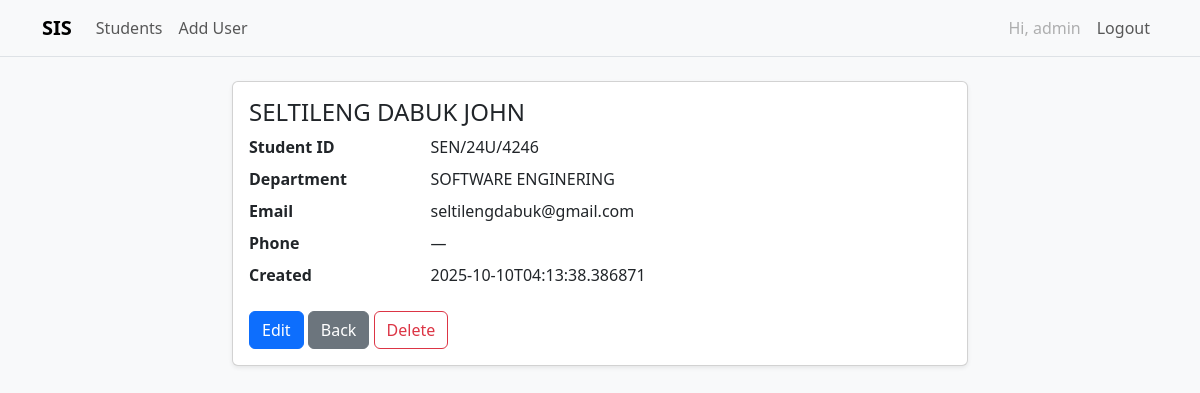
/students/1 (signed in), run on the app's committed database.
### tables this page shows
CREATE TABLE students (
            id INTEGER PRIMARY KEY AUTOINCREMENT,
            student_id TEXT UNIQUE NOT NULL,
            name TEXT NOT NULL,
            department TEXT NOT NULL,
            email TEXT UNIQUE,
            phone TEXT,
            created_at TEXT NOT NULL
        );

### app.py (the view)
@app.route("/students/<int:id>")
@login_required
def view_student(id: int):
    db = get_db()
    row = db.execute("SELECT * FROM students WHERE id = ?", (id,)).fetchone()
    if not row: abort(404)
    return render_template("students/view.html", s=row)

### app.py (called while the page is built)
def get_db():
    if "db" not in g:
        g.db = sqlite3.connect(app.config["DATABASE"])
        g.db.row_factory = sqlite3.Row
    return g.db

def login_required(view):
    @wraps(view)
    def wrapped(*args, **kwargs):
        if "user_id" not in session:
            return redirect(url_for("login", next=request.path))
        return view(*args, **kwargs)
    return wrapped

def get_csrf_token():
    token = session.get("_csrf_token")
    if not token:
        import secrets
        token = secrets.token_hex(16)
        session["_csrf_token"] = token
    return token

### templates/students/view.html (shortened to what this page needs)
{% extends "base.html" %}
{% block content %}
<div class="row justify-content-center">
  <div class="col-md-8">
    <div class="card shadow-sm">
      <div class="card-body">
        <h1 class="h4">{{ s.name }}</h1>
        <dl class="row">
          <dt class="col-sm-3">Student ID</dt><dd class="col-sm-9">{{ s.student_id }}</dd>
          <dt class="col-sm-3">Department</dt><dd class="col-sm-9">{{ s.department }}</dd>
          <dt class="col-sm-3">Email</dt><dd class="col-sm-9">{{ s.email or '—' }}</dd>
          <dt class="col-sm-3">Phone</dt><dd class="col-sm-9">{{ s.phone or '—' }}</dd>
          <dt class="col-sm-3">Created</dt><dd class="col-sm-9">{{ s.created_at }}</dd>
        </dl>
        <a href="{{ url_for('edit_student', id=s.id) }}" class="btn btn-primary">Edit</a>
        <a href="{{ url_for('list_students') }}" class="btn btn-secondary">Back</a>
        <form method="post" action="{{ url_for('delete_student', id=s.id) }}" class="d-inline" onsubmit="return confirm('Delete this student?');">
          <button class="btn btn-outline-danger">Delete</button>
        </form>
      </div>
    </div>
  </div>
</div>
{% endblock %}

### data on the page
students: name "SELTILENG DABUK JOHN", student_id "SEN/24U/4246", department "SOFTWARE ENGINERING", email "seltilengdabuk@gmail.com", created_at "2025-10-10T04:13:38.386871"

### other printed values
{{ session.get('username') }} "admin"
{{ s.phone or '—' }} "—"
